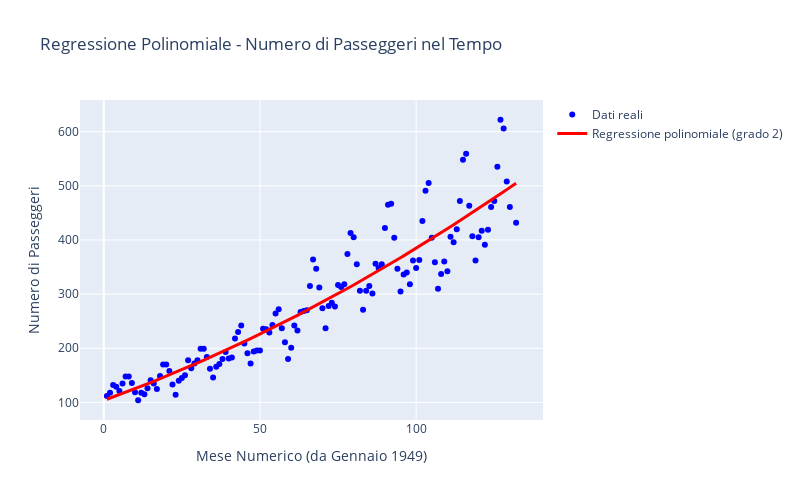

The cell this chart's notebook holds for it:
### Code cell
fig = go.Figure()
fig.add_trace(go.Scatter(
    x=x,
    y=y,
    mode='markers',
    name='Dati reali',
    marker=dict(color='blue', size=6)
))

fig.add_trace(go.Scatter(
    x=x,
    y=y_predette,
    mode='lines',
    name=f'Regressione polinomiale (grado {grado})',
    line=dict(color='red', width=3)
))

fig.update_layout(
    title=f'Regressione Polinomiale - Numero di Passeggeri nel Tempo',
    xaxis_title='Mese Numerico (da Gennaio 1949)',
    yaxis_title='Numero di Passeggeri',
    showlegend=True,
    width=800,
    height=500
)

fig.show()

### Figure 1 — Plotly figure (JSON) as saved in the notebook; plotly's stock layout.template omitted (floating-point values rounded to 4 significant figures; data arrays with more than 128 entries replaced by an {"elided": "..."} marker saying what was removed)
{"data": [{"marker": {"color": "blue", "size": 6}, "mode": "markers", "name": "Dati reali", "type": "scatter", "x": {"elided": "131 int values"}, "y": {"elided": "131 float values"}}, {"line": {"color": "red", "width": 3}, "mode": "lines", "name": "Regressione polinomiale (grado 2)", "type": "scatter", "x": {"elided": "131 int values"}, "y": {"elided": "131 float values"}}], "layout": {"height": 500, "showlegend": true, "title": {"text": "Regressione Polinomiale - Numero di Passeggeri nel Tempo"}, "width": 800, "xaxis": {"title": {"text": "Mese Numerico (da Gennaio 1949)"}}, "yaxis": {"title": {"text": "Numero di Passeggeri"}}}}
